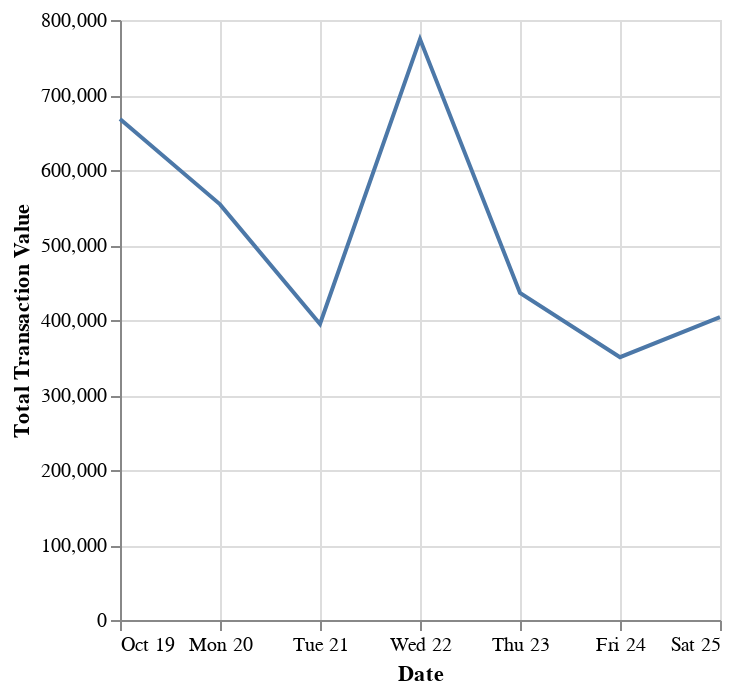

Notebook code for this chart:
### Markdown cell above
## A line chart showing the total transaction value each day

### Code cell
total_per_day = all_data_df.groupby(all_data_df['at'].dt.floor('D'))['total'].sum().reset_index()
# dt.floor('D) keeps 'at' as a timestamp rounded down to midnight for each day

line = alt.Chart(total_per_day).mark_line().encode(
    x = alt.X(field = 'at', type = 'temporal', title = 'Date'),
    y = alt.Y(field = 'total', type = 'quantitative', title = 'Total Transaction Value')
)

line

### Figure 1 — Vega-Lite specification as saved in the notebook (floating-point values rounded to 4 significant figures)
{"config": {"view": {"continuousWidth": 300, "continuousHeight": 300}}, "data": {"name": "data-18558c8b346ab762042deccbd8cb547e"}, "mark": {"type": "line"}, "encoding": {"x": {"field": "at", "title": "Date", "type": "temporal"}, "y": {"field": "total", "title": "Total Transaction Value", "type": "quantitative"}}, "$schema": "https://vega.github.io/schema/vega-lite/v5.20.1.json", "datasets": {"data-18558c8b346ab762042deccbd8cb547e": [{"at": "2025-10-19T00:00:00", "total": 668100.0}, {"at": "2025-10-20T00:00:00", "total": 554200.0}, {"at": "2025-10-21T00:00:00", "total": 394800.0}, {"at": "2025-10-22T00:00:00", "total": 774500.0}, {"at": "2025-10-23T00:00:00", "total": 436100.0}, {"at": "2025-10-24T00:00:00", "total": 350400.0}, {"at": "2025-10-25T00:00:00", "total": 403800.0}]}}
